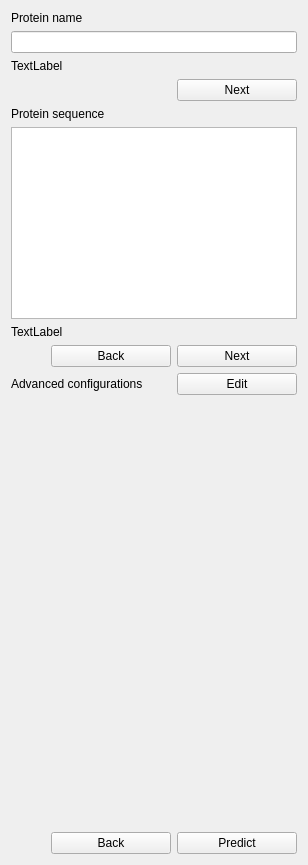
            <widget class="QWidget" name="local_monomer">
             <layout class="QVBoxLayout" name="verticalLayout_74">
              <item>
               <layout class="QVBoxLayout" name="verticalLayout_73">
                <item>
                 <widget class="QLabel" name="lbl_local_pred_mono_protein_name">
                  <property name="text">
                   <string>Protein name</string>
                  </property>
                 </widget>
                </item>
                <item>
                 <widget class="QLineEdit" name="txt_local_pred_mono_protein_name"/>
                </item>
                <item>
                 <widget class="QLabel" name="lbl_local_pred_mono_status_protein_name">
                  <property name="text">
                   <string>TextLabel</string>
                  </property>
                 </widget>
                </item>
               </layout>
              </item>
              <item>
               <layout class="QHBoxLayout" name="horizontalLayout_45">
                <item>
                 <spacer name="horizontalSpacer_34">
                  <property name="orientation">
                   <enum>Qt::Horizontal</enum>
                  </property>
                  <property name="sizeHint" stdset="0">
                   <size>
                    <width>40</width>
                    <height>20</height>
                   </size>
                  </property>
                 </spacer>
                </item>
                <item>
                 <widget class="QPushButton" name="btn_local_pred_mono_next">
                  <property name="minimumSize">
                   <size>
                    <width>120</width>
                    <height>0</height>
                   </size>
                  </property>
                  <property name="text">
                   <string>Next</string>
                  </property>
                 </widget>
                </item>
               </layout>
              </item>
              <item>
               <layout class="QVBoxLayout" name="verticalLayout_72">
                <item>
                 <widget class="QLabel" name="lbl_local_pred_mono_prot_seq">
                  <property name="text">
                   <string>Protein sequence</string>
                  </property>
                 </widget>
                </item>
                <item>
                 <widget class="QTextEdit" name="txt_local_pred_mono_prot_seq">
                  <property name="acceptRichText">
                   <bool>false</bool>
                  </property>
                  <property name="cursorWidth">
                   <number>1</number>
                  </property>
                 </widget>
                </item>
                <item>
                 <widget class="QLabel" name="lbl_local_pred_mono_status_prot_seq">
                  <property name="text">
                   <string>TextLabel</string>
                  </property>
                 </widget>
                </item>
               </layout>
              </item>
              <item>
               <layout class="QHBoxLayout" name="horizontalLayout_44">
                <item>
                 <spacer name="horizontalSpacer_32">
                  <property name="orientation">
                   <enum>Qt::Horizontal</enum>
                  </property>
                  <property name="sizeHint" stdset="0">
                   <size>
                    <width>40</width>
                    <height>20</height>
                   </size>
                  </property>
                 </spacer>
                </item>
                <item>
                 <widget class="QPushButton" name="btn_local_pred_mono_back">
                  <property name="minimumSize">
                   <size>
                    <width>120</width>
                    <height>0</height>
                   </size>
                  </property>
                  <property name="maximumSize">
                   <size>
                    <width>120</width>
                    <height>16777215</height>
                   </size>
                  </property>
                  <property name="text">
                   <string>Back</string>
                  </property>
                 </widget>
                </item>
                <item>
                 <widget class="QPushButton" name="btn_local_pred_mono_next_2">
                  <property name="minimumSize">
                   <size>
                    <width>120</width>
                    <height>0</height>
                   </size>
                  </property>
                  <property name="maximumSize">
                   <size>
                    <width>120</width>
                    <height>16777215</height>
                   </size>
                  </property>
                  <property name="text">
                   <string>Next</string>
                  </property>
                 </widget>
                </item>
               </layout>
              </item>
              <item>
               <layout class="QHBoxLayout" name="horizontalLayout_43">
                <item>
                 <widget class="QLabel" name="lbl_local_pred_mono_advanced_config">
                  <property name="text">
                   <string>Advanced configurations</string>
                  </property>
                 </widget>
                </item>
                <item>
                 <widget class="QPushButton" name="btn_local_pred_mono_advanced_config">
                  <property name="minimumSize">
                   <size>
                    <width>120</width>
                    <height>0</height>
                   </size>
                  </property>
                  <property name="maximumSize">
                   <size>
                    <width>120</width>
                    <height>16777215</height>
                   </size>
                  </property>
                  <property name="text">
                   <string>Edit</string>
                  </property>
                 </widget>
                </item>
               </layout>
              </item>
              <item>
               <spacer name="verticalSpacer_7">
                <property name="orientation">
                 <enum>Qt::Vertical</enum>
                </property>
                <property name="sizeType">
                 <enum>QSizePolicy::MinimumExpanding</enum>
                </property>
                <property name="sizeHint" stdset="0">
                 <size>
                  <width>20</width>
                  <height>431</height>
                 </size>
                </property>
               </spacer>
              </item>
              <item>
               <layout class="QHBoxLayout" name="horizontalLayout_46">
                <item>
                 <spacer name="horizontalSpacer_33">
                  <property name="orientation">
                   <enum>Qt::Horizontal</enum>
                  </property>
                  <property name="sizeHint" stdset="0">
                   <size>
                    <width>40</width>
                    <height>20</height>
                   </size>
                  </property>
                 </spacer>
                </item>
                <item>
                 <widget class="QPushButton" name="btn_local_pred_mono_back_2">
                  <property name="minimumSize">
                   <size>
                    <width>120</width>
                    <height>0</height>
                   </size>
                  </property>
                  <property name="maximumSize">
                   <size>
                    <width>120</width>
                    <height>16777215</height>
                   </size>
                  </property>
                  <property name="text">
                   <string>Back</string>
                  </property>
                 </widget>
                </item>
                <item>
                 <widget class="QPushButton" name="btn_local_pred_mono_predict">
                  <property name="minimumSize">
                   <size>
                    <width>120</width>
                    <height>0</height>
                   </size>
                  </property>
                  <property name="maximumSize">
                   <size>
                    <width>120</width>
                    <height>16777215</height>
                   </size>
                  </property>
                  <property name="text">
                   <string>Predict</string>
                  </property>
                 </widget>
                </item>
               </layout>
              </item>
             </layout>
            </widget>
